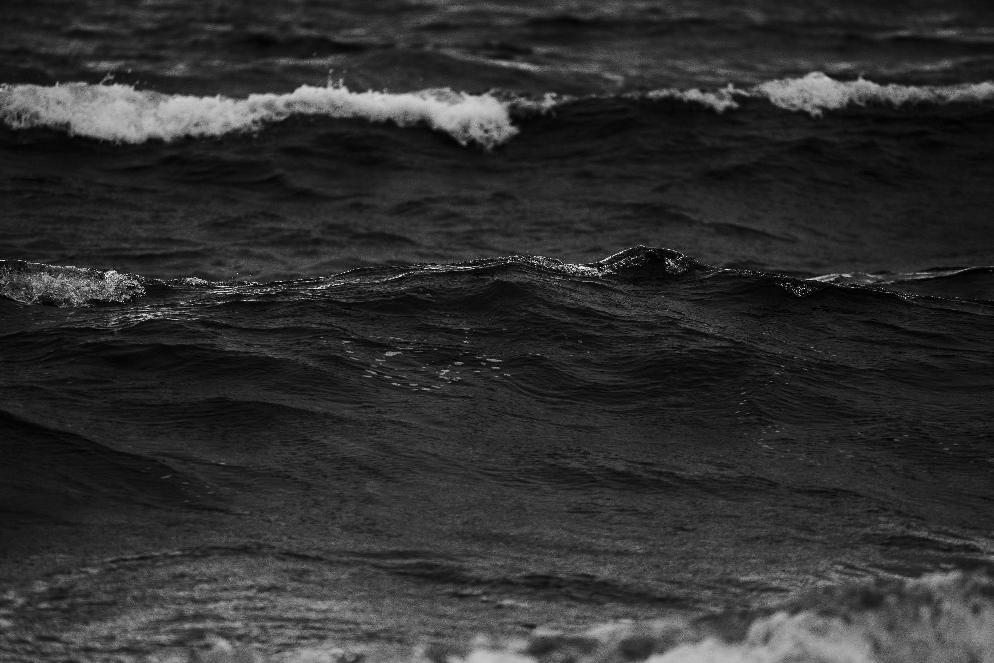
#> input picture sea.jpg, 994 x 663 px
$ python ejercicio7.py
#> lines starting #> are read from the running program, lines starting #| are printed output that depends on the picture
from PIL import Image, ImageOps
import matplotlib.pyplot as plt
import numpy as np
import os
import sys

def ejercicio7(image_path: str, show: bool = True):
#> called with image_path = 'sea.jpg', show = True
    if not os.path.isfile(image_path):
        raise FileNotFoundError(f"No existe: {image_path}")

    # Imagen original (RGB)
    img_orig = Image.open(image_path).convert("RGB")

    # Convertir a gris y aplicar color (puedes cambiar los colores)
    img_gray = img_orig.convert("L")
#> img_gray is the input picture: PIL image 994x663 L; min 0, max 255, mean 47.6
    img_color = ImageOps.colorize(img_gray, black="navy", white="deepskyblue")
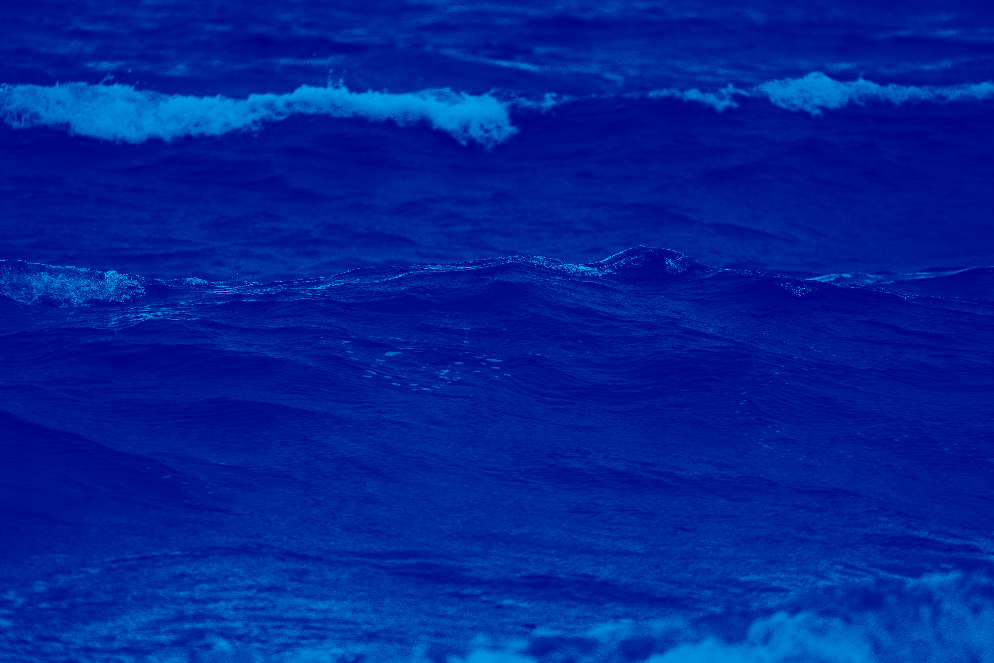
#> img_color: PIL image 994x663 RGB; mean R, G, B 0, 35.1, 151

    if show:
        # Mostrar lado a lado: original | coloreada
        fig, axes = plt.subplots(1, 2, figsize=(12, 6))
        axes[0].imshow(np.array(img_orig))
        axes[0].set_title("Original")
        axes[0].axis("off")

        axes[1].imshow(np.array(img_color))
        axes[1].set_title("Coloreada")
        axes[1].axis("off")

        plt.tight_layout()
        plt.show()
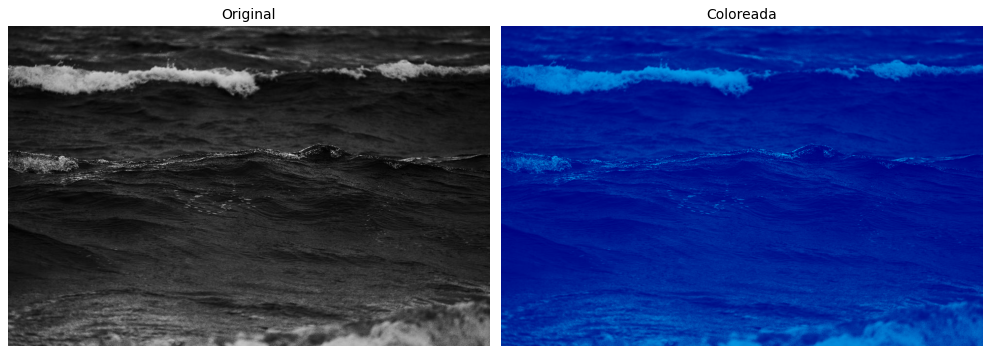
#> figure drawn by matplotlib, 2 panels

    return img_orig, img_color

if __name__ == "__main__":
    ruta = os.path.join(os.path.dirname(__file__), "sea.jpg")
    try:
        ejercicio7(ruta, show=True)
    except FileNotFoundError as e:
        print(e)
        sys.exit(1)
